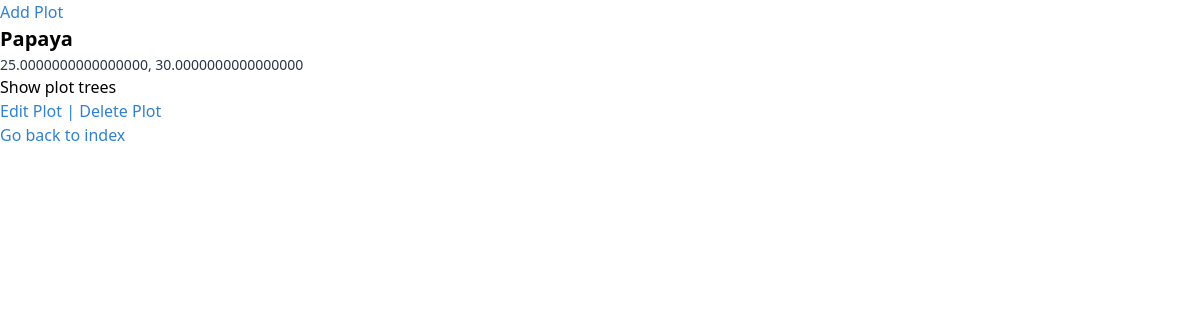
Page /fincas/property_plots/1/3 on the committed database.
### fincas/models.py (models this page shows, shortened)
class Plot(models.Model):
    property = models.ForeignKey(Property, on_delete=models.CASCADE)
    name = models.CharField(max_length=50)
    latitude = models.DecimalField(max_digits=22, decimal_places=16)
    longitude = models.DecimalField(max_digits=22, decimal_places=16)

### fincas/views.py (the view)
# urls.py: path('property_plots/<int:user_id>/<int:property_id>', views.property_plots, name='property_plots'),
def property_plots(request, user_id, property_id):
    template = 'fincas/property_plots.html'
    context = {
        'user': get_object_or_404(User, id=user_id),
        'plots': Plot.objects.filter(property=property_id),
        'property': get_object_or_404(Property, id=property_id),
    }
    return render(request, template, context)

### fincas/templates/fincas/property_plots.html
{% extends 'fincas/base.html' %}
{% block content %}
{% if user.is_admin == True %}
    <div>
        <a href="{% url 'fincas:create_plot' user.id property.id %}" class="text-blue-600">Add Plot</a>
    </div>
{% endif %}
{% if plots %}
    {% for plot in plots %}
        <h3 class="text-black text-xl"><strong>{{ plot.name }}</strong></h3>
        <p class="text-gray-800 text-sm">{{ plot.latitude }}, {{ plot.longitude }}</p>
        <a href="{% url 'fincas:plot_trees' user.id property.id plot.id %}">Show plot trees</a>
        {% if user.is_admin == True %}
            <div>
                <a href="{% url 'fincas:edit_plot' user.id plot.id %}" class="text-blue-600">Edit Plot | </a>
                <a href="{% url 'fincas:delete_plot' user.id plot.id %}" class="text-blue-600">Delete Plot</a>
            </div>
        {% endif %}
    {% endfor %}
{% else %}
    <p>Nothing to show.</p>
{% endif %}
<a href="{% url 'fincas:index' user.id %}" class="text-blue-600">Go back to index</a>
{% endblock %}

### rows in the picture
Plot: name "Papaya", latitude "25.0000000000000000", longitude "30.0000000000000000"
